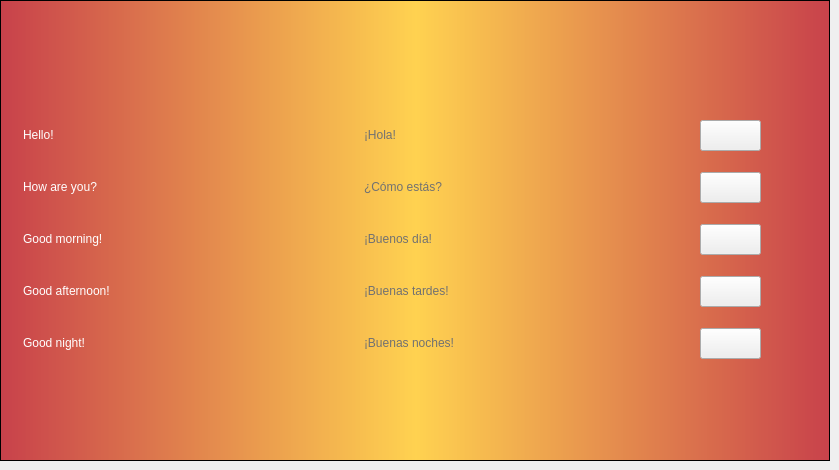
  <widget class="QWidget" name="tab_12">
   <attribute name="title">
    <string>Spanish</string>
   </attribute>
   <widget class="QFrame" name="frame_12">
    <property name="geometry">
     <rect>
      <x>0</x>
      <y>0</y>
      <width>830</width>
      <height>461</height>
     </rect>
    </property>
    <property name="styleSheet">
     <string notr="true">QFrame {
	color: white;
}

QFrame#frame_12 { 
	background-color: qlineargradient(spread:pad, x1:0, y1:0, x2:1, y2:0, stop:0 rgba(200, 65, 75, 255), stop:0.5 rgba(255, 210, 80, 255), stop:1 rgba(200, 65, 75, 255));
}</string>
    </property>
    <property name="frameShape">
     <enum>QFrame::StyledPanel</enum>
    </property>
    <property name="frameShadow">
     <enum>QFrame::Raised</enum>
    </property>
    <widget class="QLabel" name="lb_flag_spanish">
     <property name="geometry">
      <rect>
       <x>364</x>
       <y>20</y>
       <width>102</width>
       <height>64</height>
      </rect>
     </property>
     <property name="styleSheet">
      <string notr="true"/>
     </property>
     <property name="text">
      <string/>
     </property>
    </widget>
    <widget class="QLabel" name="label_115">
     <property name="geometry">
      <rect>
       <x>23</x>
       <y>112</y>
       <width>100</width>
       <height>46</height>
      </rect>
     </property>
     <property name="styleSheet">
      <string notr="true">font: 75 28pt &quot;Trebuchet MS&quot;;</string>
     </property>
     <property name="text">
      <string>Hello!</string>
     </property>
    </widget>
    <widget class="QLabel" name="label_116">
     <property name="geometry">
      <rect>
       <x>23</x>
       <y>320</y>
       <width>196</width>
       <height>46</height>
      </rect>
     </property>
     <property name="styleSheet">
      <string notr="true">font: 75 28pt &quot;Trebuchet MS&quot;;</string>
     </property>
     <property name="text">
      <string>Good night!</string>
     </property>
    </widget>
    <widget class="QLabel" name="label_117">
     <property name="geometry">
      <rect>
       <x>23</x>
       <y>164</y>
       <width>219</width>
       <height>46</height>
      </rect>
     </property>
     <property name="styleSheet">
      <string notr="true">font: 75 28pt &quot;Trebuchet MS&quot;;</string>
     </property>
     <property name="text">
      <string>How are you?</string>
     </property>
    </widget>
    <widget class="QLabel" name="label_118">
     <property name="geometry">
      <rect>
       <x>23</x>
       <y>216</y>
       <width>246</width>
       <height>46</height>
      </rect>
     </property>
     <property name="styleSheet">
      <string notr="true">font: 75 28pt &quot;Trebuchet MS&quot;;</string>
     </property>
     <property name="text">
      <string>Good morning!</string>
     </property>
    </widget>
    <widget class="QLabel" name="label_119">
     <property name="geometry">
      <rect>
       <x>23</x>
       <y>268</y>
       <width>273</width>
       <height>46</height>
      </rect>
     </property>
     <property name="styleSheet">
      <string notr="true">font: 75 28pt &quot;Trebuchet MS&quot;;</string>
     </property>
     <property name="text">
      <string>Good afternoon!</string>
     </property>
    </widget>
    <widget class="QPushButton" name="pushButton_56">
     <property name="enabled">
      <bool>true</bool>
     </property>
     <property name="geometry">
      <rect>
       <x>700</x>
       <y>120</y>
       <width>61</width>
       <height>31</height>
      </rect>
     </property>
     <property name="styleSheet">
      <string notr="true"/>
     </property>
     <property name="text">
      <string/>
     </property>
    </widget>
    <widget class="QPushButton" name="pushButton_57">
     <property name="geometry">
      <rect>
       <x>700</x>
       <y>172</y>
       <width>61</width>
       <height>31</height>
      </rect>
     </property>
     <property name="text">
      <string/>
     </property>
    </widget>
    <widget class="QPushButton" name="pushButton_58">
     <property name="geometry">
      <rect>
       <x>700</x>
       <y>224</y>
       <width>61</width>
       <height>31</height>
      </rect>
     </property>
     <property name="text">
      <string/>
     </property>
    </widget>
    <widget class="QPushButton" name="pushButton_59">
     <property name="geometry">
      <rect>
       <x>700</x>
       <y>276</y>
       <width>61</width>
       <height>31</height>
      </rect>
     </property>
     <property name="text">
      <string/>
     </property>
    </widget>
    <widget class="QPushButton" name="pushButton_60">
     <property name="geometry">
      <rect>
       <x>700</x>
       <y>328</y>
       <width>61</width>
       <height>31</height>
      </rect>
     </property>
     <property name="text">
      <string/>
     </property>
    </widget>
    <widget class="QLabel" name="label_120">
     <property name="geometry">
      <rect>
       <x>364</x>
       <y>216</y>
       <width>246</width>
       <height>46</height>
      </rect>
     </property>
     <property name="styleSheet">
      <string notr="true">font: 75 28pt &quot;Trebuchet MS&quot;;
color: #717171;</string>
     </property>
     <property name="text">
      <string>¡Buenos día!</string>
     </property>
    </widget>
    <widget class="QLabel" name="label_121">
     <property name="geometry">
      <rect>
       <x>364</x>
       <y>164</y>
       <width>219</width>
       <height>46</height>
      </rect>
     </property>
     <property name="styleSheet">
      <string notr="true">font: 75 28pt &quot;Trebuchet MS&quot;;
color: #717171;</string>
     </property>
     <property name="text">
      <string>¿Cómo estás?</string>
     </property>
    </widget>
    <widget class="QLabel" name="label_122">
     <property name="geometry">
      <rect>
       <x>364</x>
       <y>268</y>
       <width>273</width>
       <height>46</height>
      </rect>
     </property>
     <property name="styleSheet">
      <string notr="true">font: 75 28pt &quot;Trebuchet MS&quot;;
color: #717171;</string>
     </property>
     <property name="text">
      <string>¡Buenas tardes!</string>
     </property>
    </widget>
    <widget class="QLabel" name="label_123">
     <property name="geometry">
      <rect>
       <x>364</x>
       <y>320</y>
       <width>271</width>
       <height>46</height>
      </rect>
     </property>
     <property name="styleSheet">
      <string notr="true">font: 75 28pt &quot;Trebuchet MS&quot;;
color: #717171;</string>
     </property>
     <property name="text">
      <string>¡Buenas noches! </string>
     </property>
    </widget>
    <widget class="QLabel" name="label_124">
     <property name="geometry">
      <rect>
       <x>364</x>
       <y>112</y>
       <width>221</width>
       <height>46</height>
      </rect>
     </property>
     <property name="styleSheet">
      <string notr="true">font: 75 28pt &quot;Trebuchet MS&quot;;
color: #717171;</string>
     </property>
     <property name="text">
      <string>¡Hola!</string>
     </property>
    </widget>
   </widget>
  </widget>
